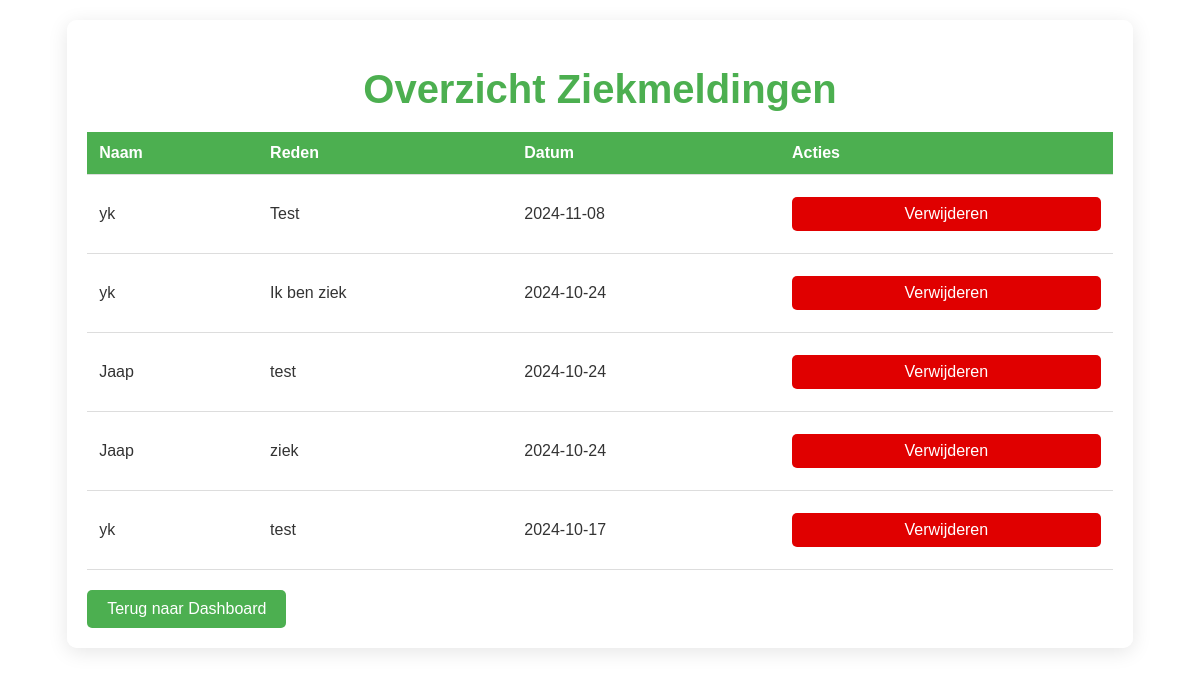
Screenshot of /ziekmeldingen_overzicht.php (signed in) with the database file from the repository.
### tables this page shows
CREATE TABLE `ziekmeldingen` (
  `id` int(11) NOT NULL,
  `user_id` int(11) NOT NULL,
  `datum` date NOT NULL,
  `reden` text DEFAULT NULL,
  `rol` enum('leerling','docent') NOT NULL
);

CREATE TABLE `gebruikers` (
  `id` int(11) NOT NULL,
  `username` varchar(50) NOT NULL,
  `email` varchar(100) NOT NULL,
  `password` varchar(255) NOT NULL,
  `role` enum('leerling','docent','admin') NOT NULL
);

### ziekmeldingen_overzicht.php (the view, shortened to what this page needs)
<?php
include 'db.php';
$sql = "SELECT z.*, g.username FROM ziekmeldingen z JOIN gebruikers g ON z.user_id = g.id ORDER BY z.datum DESC";
$stmt = $db->prepare($sql);
$stmt->execute();
$ziekmeldingen = $stmt->fetchAll(PDO::FETCH_ASSOC);
?>
<!DOCTYPE html>
<html lang="nl">
<head>
    <link rel="stylesheet" href="styles.css">
</head>
<body>
    <div class="container manage-lessons">
        <h1>Overzicht Ziekmeldingen</h1>
        <table>
            <thead>
                <tr>
                    <th>Naam</th>
                    <th>Reden</th>
                    <th>Datum</th>
                    <th>Acties</th>
                </tr>
            </thead>
            <tbody>
            <?php if (!empty($ziekmeldingen)): ?>
                <?php foreach ($ziekmeldingen as $ziekmelding): ?>
                    <tr>
                        <td><?= htmlspecialchars($ziekmelding['username']) ?></td>
                        <td><?= htmlspecialchars($ziekmelding['reden']) ?></td>
                        <td><?= htmlspecialchars($ziekmelding['datum']) ?></td>
                        <td>
                            <form method="POST" action="ziekmeldingen_overzicht.php" style="display:inline;">
                                <button type="submit" class="delete-button">Verwijderen</button>
                            </form>
                        </td>
                    </tr>
                <?php endforeach; ?>
            <?php else: ?>
                <tr>
                    <td colspan="4">Er zijn momenteel geen ziekmeldingen.</td>
                </tr>
            <?php endif; ?>
            </tbody>
        </table>
        <a href="dashboard.php" class="manage-lessons-button">Terug naar Dashboard</a>
    </div>
</body>
</html>

### styles.css (style rules this page uses)
body { background: url('img/paardbg.jpg') no-repeat center center fixed; background-size: cover; color: #333; font-family: Arial, sans-serif; }
h1, h2, h3, p { color: #333; }
h1 { font-size: 2.5em; margin-bottom: 20px; }
button { background-color: #4CAF50; color: white; padding: 15px; margin: 10px; border: none; border-radius: 5px; cursor: pointer; font-size: 16px; }
button { width: 150px; padding: 10px; margin: 10px auto; display: block; background-color: #4CAF50; color: white; border: none; border-radius: 5px; cursor: pointer; font-size: 16px; }
.container { width: 400px; margin: 50px auto; padding: 20px; background-color: rgba(255, 255, 255, 0.9); border-radius: 10px; box-shadow: 0 4px 20px rgba(0, 0, 0, 0.3); }
.manage-lessons-button { background-color: #4CAF50; color: white; padding: 10px 20px; text-align: center; text-decoration: none; display: inline-block; font-size: 16px; margin-top: 20px; border-radius: 5px; transition: background-color 0.3s ease; }
.manage-lessons { max-width: 600px; margin: auto; padding: 20px; background-color: #ffffff; border-radius: 10px; box-shadow: 0 4px 20px rgba(0, 0, 0, 0.1); }
.manage-lessons h1 { color: #333; text-align: center; font-family: 'Arial', sans-serif; margin-bottom: 20px; }
.manage-lessons { padding: 20px; box-sizing: border-box; }
.manage-lessons button { background-color: #4CAF50; color: white; padding: 12px 20px; text-align: center; border: none; border-radius: 5px; cursor: pointer; font-size: 16px; transition: background-color 0.3s ease; width: 100%; margin-top: 10px; }
.manage-lessons { width: 90%; max-width: 1200px; margin: 20px auto; padding: 20px; background-color: rgba(255, 255, 255, 0.9); border-radius: 10px; box-shadow: 0 4px 20px rgba(0, 0, 0, 0.1); }
.manage-lessons h1 { color: #4CAF50; text-align: center; }
.manage-lessons table { width: 100%; border-collapse: collapse; margin-top: 20px; }
.manage-lessons th, .manage-lessons td { padding: 12px; text-align: left; border-bottom: 1px solid #ddd; }
.manage-lessons th { background-color: #4CAF50; color: white; }
.manage-lessons .delete-button { background-color: #e00000; color: white; padding: 8px 12px; border: none; border-radius: 5px; cursor: pointer; }

### rows the page displays
ziekmeldingen: user.username "yk", reden "Test", datum "2024-11-08"
ziekmeldingen: user.username "yk", reden "Ik ben ziek", datum "2024-10-24"
ziekmeldingen: user.username "Jaap", reden "test", datum "2024-10-24"
ziekmeldingen: user.username "Jaap", reden "ziek", datum "2024-10-24"
ziekmeldingen: user.username "yk", reden "test", datum "2024-10-17"
